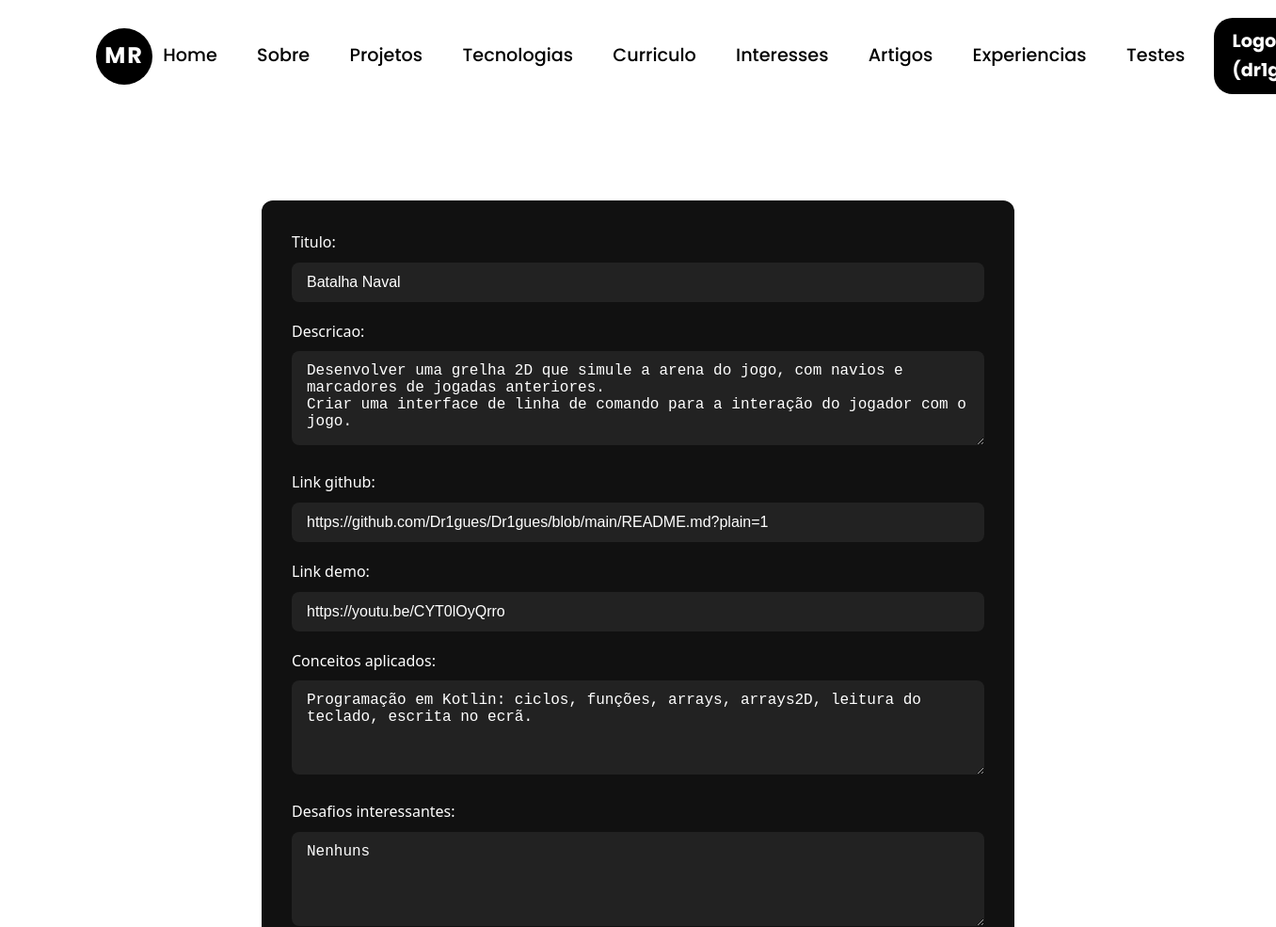
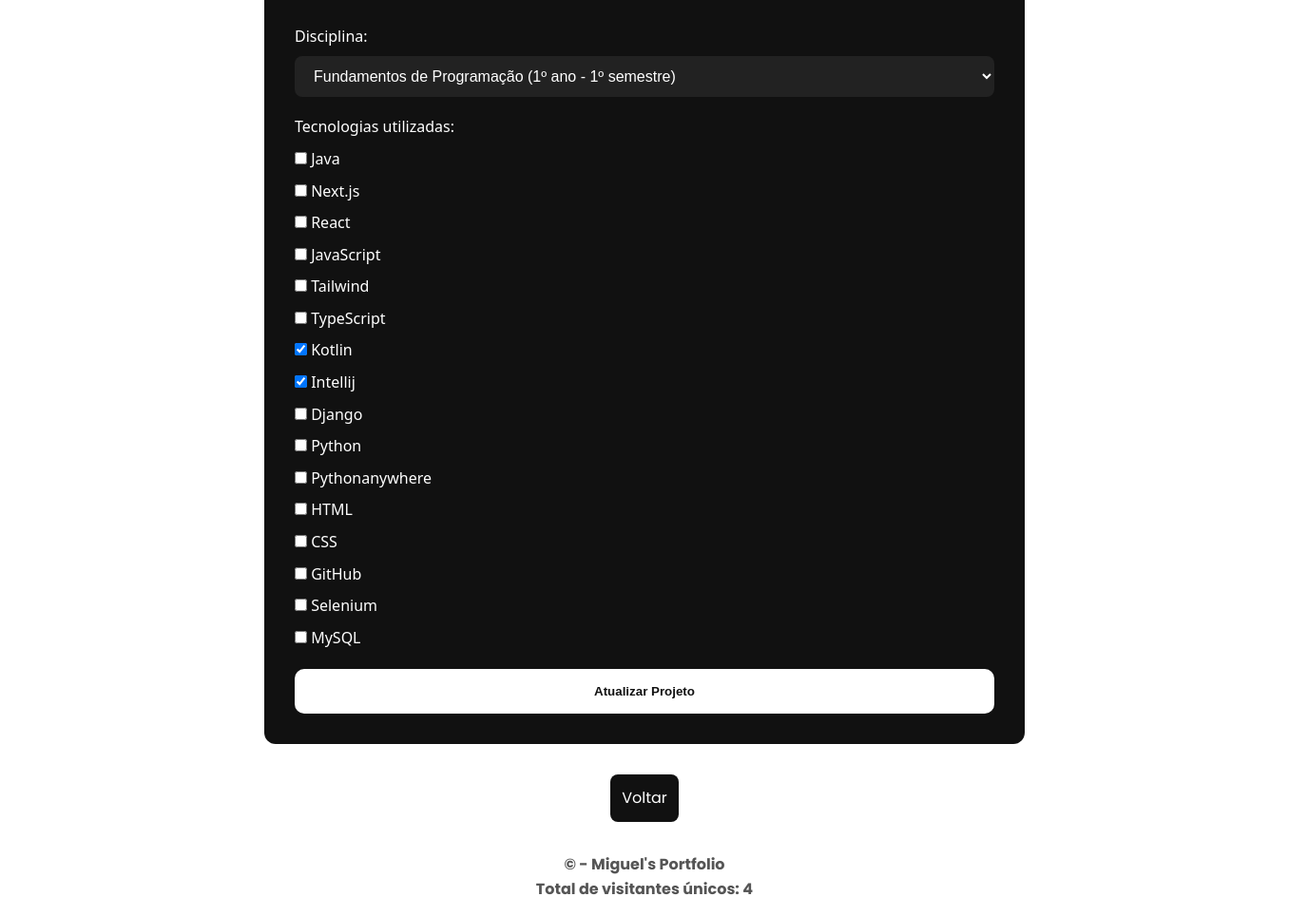
The app's page /portfolio/projetos/3/editar/ (signed in) with its own data (2 pictures, top to bottom).
### portfolio/models.py (models this page shows, shortened)
class Projeto(models.Model):
    titulo = models.CharField(max_length=200)
    descricao = models.TextField()
    link_github = models.URLField(blank=True, null=True)
    link_demo = models.URLField(blank=True, null=True)
    conceitos_aplicados = models.TextField()
    desafios_interessantes = models.TextField()
    disciplina = models.ForeignKey(Disciplina, on_delete=models.CASCADE, related_name='projetos')
    tecnologias_utilizadas = models.ManyToManyField(Tecnologia, related_name='projetos_associados')

### portfolio/views.py (the view)
# urls.py: path('projetos/<int:pk>/editar/', views.editar_projeto, name='editar_projeto'),
@user_passes_test(is_superuser, login_url='portfolio:login')
def editar_projeto(request, pk):
    projeto = get_object_or_404(Projeto, pk=pk)
    form = ProjetoForm(request.POST or None, instance=projeto)
    if form.is_valid():
        form.save()
        return redirect('portfolio:projetos')
    return render(request, 'portfolio/formulario_projeto.html', {
        'form': form,
        'projeto': projeto
    })

### portfolio/forms.py
class ProjetoForm(forms.ModelForm):
    class Meta:
        model = Projeto
        fields = [
            'titulo',
            'descricao',
            'link_github',
            'link_demo',
            'conceitos_aplicados',
            'desafios_interessantes',
            'disciplina',
            'tecnologias_utilizadas',
        ]
        widgets = {
            'descricao': forms.Textarea(attrs={'rows': 4}),
            'conceitos_aplicados': forms.Textarea(attrs={'rows': 3}),
            'desafios_interessantes': forms.Textarea(attrs={'rows': 3}),
            'tecnologias_utilizadas': forms.CheckboxSelectMultiple()
        }

### portfolio/context_processors.py (called while the page is built)
def total_visitantes(request):
    return {
        'total_visitantes': Visitante.objects.count()
    }

### portfolio/models.py (called while the page is built)
    def __str__(self):
        return f"{self.nome} ({self.ano}º ano - {self.semestre}º semestre)"

    def __str__(self):
        return self.nome

### portfolio/views.py (called while the page is built)
def is_superuser(user):
    return user.is_authenticated and user.is_superuser

### portfolio/templates/portfolio/formulario_projeto.html (shortened to what this page needs)
{% extends 'portfolio/base.html' %}
{% block main %}
  <h2>{{ form.instance.pk|yesno:"Editar Projeto,Criar Projeto" }}</h2>
  <form method="post" enctype="multipart/form-data">
    {{ form.as_p }}
    <button type="submit">{{ form.instance.pk|yesno:"Atualizar Projeto,Criar Projeto" }}</button>
  </form>
  <a href="{% url 'portfolio:projetos' %}" class="back-button">Voltar</a>
{% endblock %}

### portfolio/templates/portfolio/base.html (shortened to what this page needs)
{% load static %}
<!DOCTYPE html>
<html lang="pt">
<head>
    <link rel="stylesheet" href="https://cdnjs.cloudflare.com/ajax/libs/font-awesome/5.15.4/css/all.min.css">
</head>
<body>
    <div class="container">
        <header>
            <h1>MR</h1>
            <nav>
                <a href="{% url 'portfolio:index' %}">Home</a>
                <a href="{% url 'portfolio:sobre' %}">Sobre</a>
                <a href="{% url 'portfolio:projetos' %}">Projetos</a>
                <a href="{% url 'portfolio:tecnologias' %}">Tecnologias</a>
                <a href="{% url 'portfolio:curriculo' %}">Curriculo</a>
                <a href="{% url 'portfolio:interesses' %}">Interesses</a>
                <a href="{% url 'portfolio:artigos' %}">Artigos</a>
                <a href="{% url 'portfolio:experiencias' %}">Experiencias</a>
                <a href="{% url 'portfolio:testes' %}">Testes</a>
                {% if user.is_authenticated %}
                    <a href="{% url 'portfolio:logout' %}" class="login-btn">Logout ({{ user.username }})</a>
                {% else %}
                    <a href="{% url 'portfolio:login' %}" class="login-btn">Login</a>
                {% endif %}
            </nav>
        </header>
        <main>
            {% block main %} {% endblock %}
        </main>
        <footer>
            <p>&copy; {{ data }} - Miguel's Portfolio</p>
            <p>Total de visitantes únicos: {{ total_visitantes }}</p>
        </footer>
    </div>
</body>
</html>

### portfolio/templates/portfolio/base.html (style rules this page uses)
* { margin: 0; padding: 0; box-sizing: border-box; }
body { font-family: 'Poppins', sans-serif; background-color: #fff; color: #111; line-height: 1.6; overflow-x: hidden; }
.container { max-width: 1200px; margin: 0 auto; padding: 0 1.5rem; }
header { background-color: #ffffff; color: #000; padding: 1.2rem 0; display: flex; justify-content: space-between; align-items: center; position: relative; }
header h1 { font-size: 1.5rem; font-weight: bold; letter-spacing: 2px; color: #fff; background-color: #000; padding: 1rem; border-radius: 50%; width: 60px; height: 60px; display: flex; align-items: center; justify-content: center; }
nav { display: flex; gap: 20px; margin-left: auto; align-items: center; }
nav a { position: relative; color: #000; text-decoration: none; font-weight: 500; font-size: 1.2rem; padding: 0.2rem 0.7rem; border-radius: 20px; transition: background-color 0.3s ease, color 0.3s ease; }
.login-btn { background-color: #000; color: #fff !important; padding: 0.6rem 1.2rem; border-radius: 20px; font-weight: bold; font-size: 1.2rem; text-decoration: none; transition: background-color 0.3s ease; }
main { padding: 1rem 0; }
footer { color: #555; text-align: center; padding: 1rem; }
footer p { font-size: 1rem; font-weight: bold; }

### portfolio/templates/portfolio/formulario_projeto.html (style rules this page uses)
form { max-width: 800px; margin: 2rem auto; background-color: #111; padding: 2rem; border-radius: 12px; box-shadow: 0 0 20px rgba(255, 255, 255, 0.05); color: #fff; font-family: 'Segoe UI', sans-serif; }
h2 { text-align: center; color: #fff; margin-bottom: 1.5rem; font-size: 1.8rem; }
label { display: block; margin-bottom: 0.5rem; font-weight: 500; }
input[type="text"], input[type="url"], input[type="file"], textarea, select { width: 100%; padding: 0.75rem 1rem; margin-bottom: 1.2rem; border: none; border-radius: 8px; background-color: #222; color: #fff; font-size: 1rem; box-sizing: border-box; }
textarea { resize: vertical; min-height: 100px; }
button[type="submit"] { margin: 20px 0 0 0; display: block; width: 100%; padding: 1rem; background-color: #fff; color: #111; font-weight: bold; border: none; border-radius: 10px; cursor: pointer; transition: background 0.3s ease; }
a.back-button { display: block; text-align: center; margin: 1rem auto 0 auto; background-color: #111; color: #fff; padding: 0.75rem; border-radius: 8px; text-decoration: none; width: fit-content; transition: background 0.3s ease, color 0.3s ease; }

### records on screen
Projeto: titulo "Batalha Naval", descricao "Desenvolver uma grelha 2D que simule a arena do jogo, com navios e marcadores de jogadas anteriores. Criar uma interface de linha de comando para a interação do jogador com o jogo.", link_github "https://github.com/Dr1gues/Dr1gues/blob/main/README.md?plain=1", link_demo "https://youtu.be/CYT0lOyQrro", conceitos_aplicados "Programação em Kotlin: ciclos, funções, arrays, arrays2D, leitura do teclado, escrita no ecrã.", desafios_interessantes "Nenhuns", disciplina "Fundamentos de Programação (1º ano - 1º semestre)", instance.pk "Atualizar Projeto"

### other values on screen
{{ total_visitantes }} "4"
